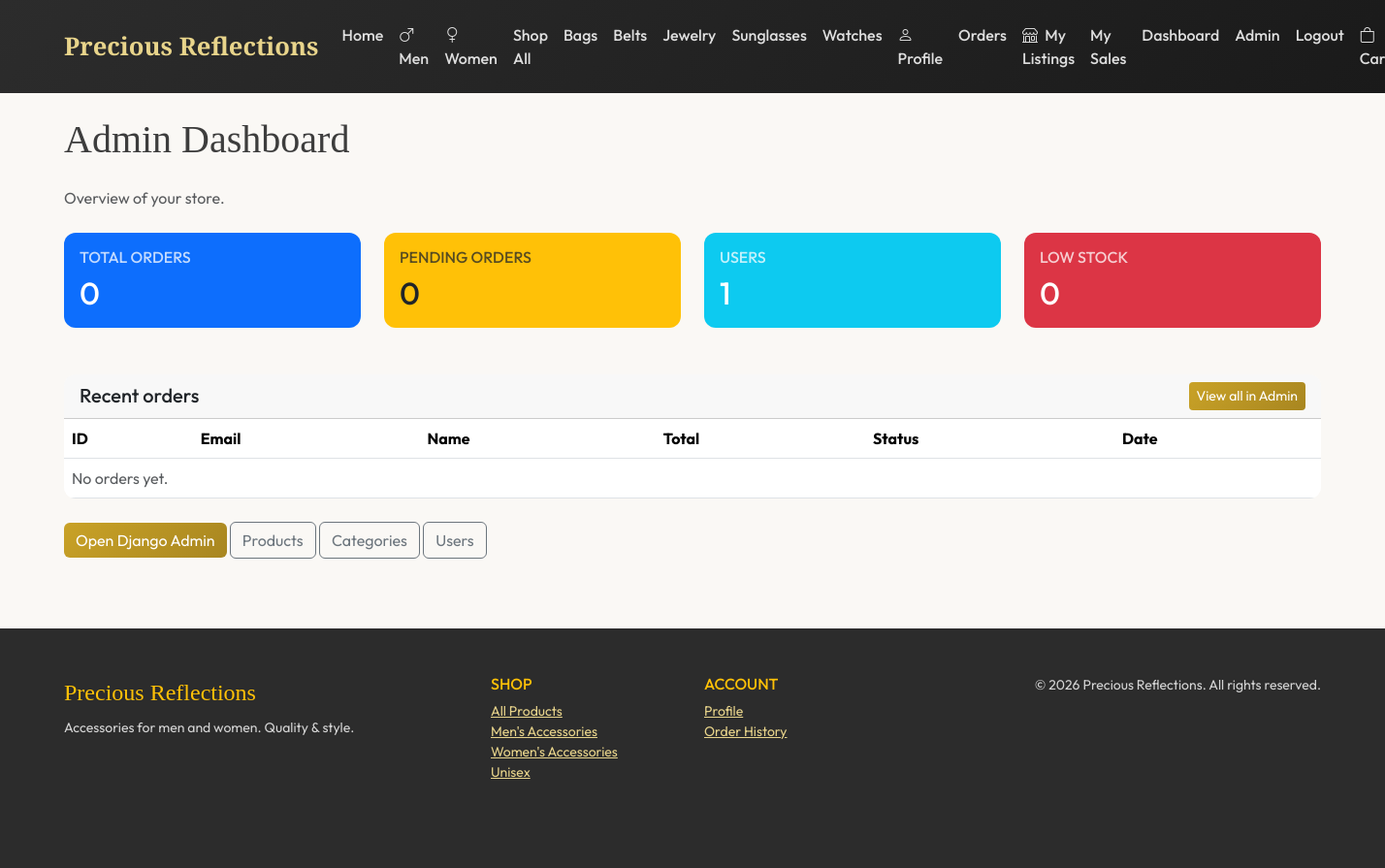
The app's page /admin-dashboard/ (signed in), older data.
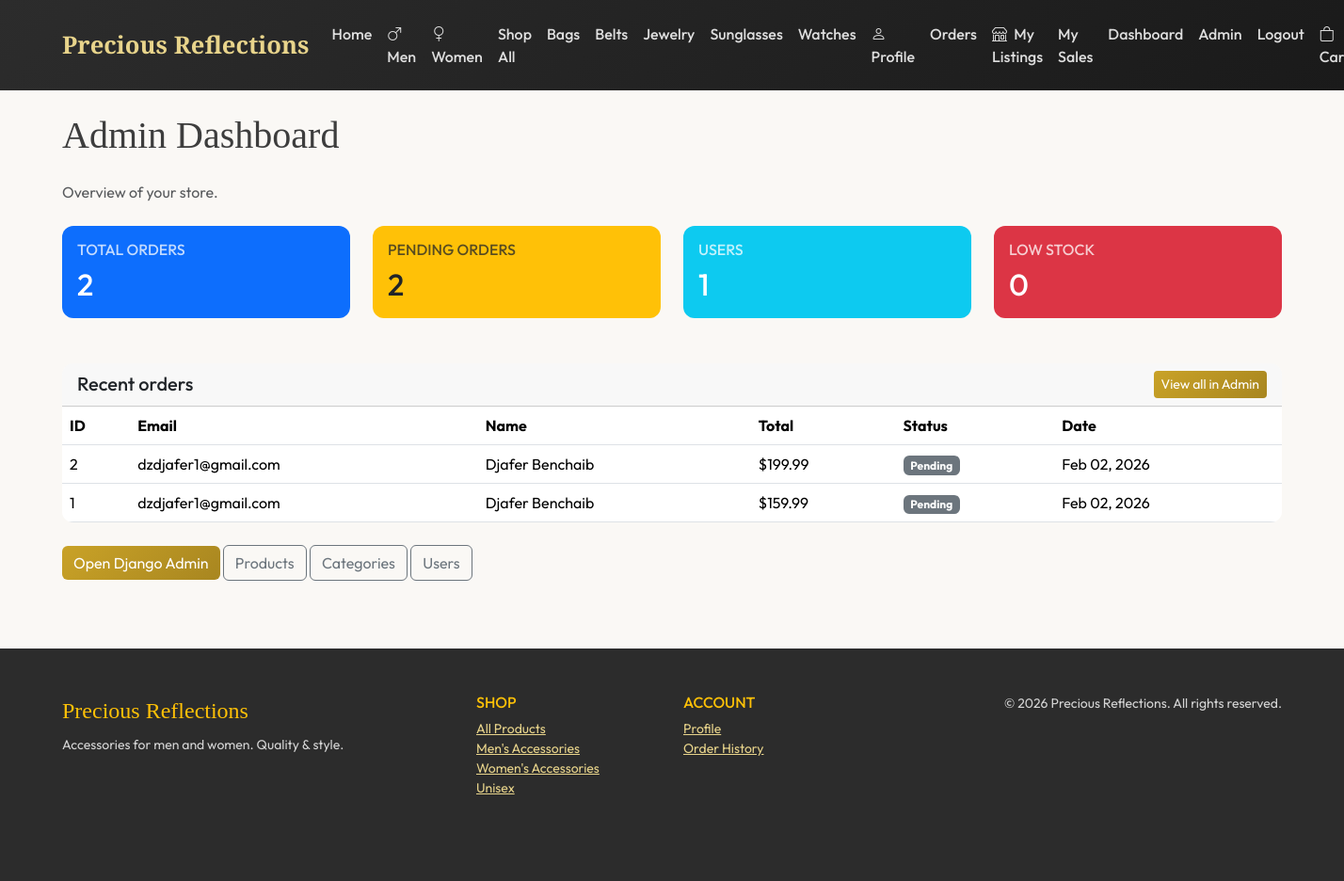
The same page, newer data.
### store/models.py (models this page shows, shortened)
class Category(models.Model):
    name = models.CharField(max_length=100)
    slug = models.SlugField(unique=True, max_length=100)
    description = models.TextField(blank=True)
    image = models.ImageField(upload_to='categories/', blank=True, null=True)
    created_at = models.DateTimeField(auto_now_add=True)
    class Meta:
        verbose_name_plural = 'Categories'
        ordering = ['name']

class Order(models.Model):
    STATUS_CHOICES = [
        ('P', 'Pending'),
        ('C', 'Confirmed'),
        ('S', 'Shipped'),
        ('D', 'Delivered'),
        ('X', 'Cancelled'),
    ]
    user = models.ForeignKey(settings.AUTH_USER_MODEL, on_delete=models.CASCADE, related_name='orders', null=True, blank=True)
    email = models.EmailField()
    first_name = models.CharField(max_length=100)
    last_name = models.CharField(max_length=100)
    address = models.CharField(max_length=255)
    city = models.CharField(max_length=100)
    postal_code = models.CharField(max_length=20)
    country = models.CharField(max_length=100)
    phone = models.CharField(max_length=30, blank=True)
    status = models.CharField(max_length=1, choices=STATUS_CHOICES, default='P')
    total = models.DecimalField(max_digits=10, decimal_places=2, default=0)
    created_at = models.DateTimeField(auto_now_add=True)
    updated_at = models.DateTimeField(auto_now=True)
    class Meta:
        ordering = ['-created_at']

### store/views.py (the view)
# urls.py: path('admin-dashboard/', views.admin_dashboard, name='admin_dashboard'),
@staff_member_required
def admin_dashboard(request):
    from django.contrib.auth import get_user_model
    User = get_user_model()
    total_orders = Order.objects.count()
    pending_orders = Order.objects.filter(status='P').count()
    total_users = User.objects.filter(is_staff=False).count()
    low_stock_products = Product.objects.filter(stock__lte=5, stock__gt=0).count()
    out_of_stock = Product.objects.filter(stock=0).count()
    recent_orders = Order.objects.all()[:10]
    return render(request, 'store/admin/dashboard.html', {
        'total_orders': total_orders,
        'pending_orders': pending_orders,
        'total_users': total_users,
        'low_stock_products': low_stock_products,
        'out_of_stock': out_of_stock,
        'recent_orders': recent_orders,
    })

### store/context_processors.py (called while the page is built)
def cart_count(request):
    count = 0
    if request.session.get('cart'):
        for item in request.session['cart'].values():
            count += item.get('quantity', 0)
    return {'cart_count': count}

def categories_nav(request):
    from .models import Category
    categories = Category.objects.all()[:10]
    return {'nav_categories': categories}

### templates/store/admin/dashboard.html (shortened to what this page needs)
{% extends 'base.html' %}
{% load static %}
{% block content %}
<div class="container">
  <h1 class="font-serif mb-4">Admin Dashboard</h1>
  <p class="text-muted mb-4">Overview of your store.</p>
  <div class="row g-4 mb-5">
    <div class="col-md-3">
      <div class="card border-0 bg-primary text-white">
        <div class="card-body">
          <h6 class="text-uppercase opacity-75">Total Orders</h6>
          <h2 class="mb-0">{{ total_orders }}</h2>
        </div>
      </div>
    </div>
    <div class="col-md-3">
      <div class="card border-0 bg-warning text-dark">
        <div class="card-body">
          <h6 class="text-uppercase opacity-75">Pending Orders</h6>
          <h2 class="mb-0">{{ pending_orders }}</h2>
        </div>
      </div>
    </div>
    <div class="col-md-3">
      <div class="card border-0 bg-info text-white">
        <div class="card-body">
          <h6 class="text-uppercase opacity-75">Users</h6>
          <h2 class="mb-0">{{ total_users }}</h2>
        </div>
      </div>
    </div>
    <div class="col-md-3">
      <div class="card border-0 bg-danger text-white">
        <div class="card-body">
          <h6 class="text-uppercase opacity-75">Low Stock</h6>
          <h2 class="mb-0">{{ low_stock_products }}</h2>
        </div>
      </div>
    </div>
  </div>
  <div class="row">
    <div class="col-12">
      <div class="card">
        <div class="card-header d-flex justify-content-between align-items-center">
          <h5 class="mb-0">Recent orders</h5>
          <a href="{% url 'admin:store_order_changelist' %}" class="btn btn-gold btn-sm">View all in Admin</a>
        </div>
        <div class="card-body p-0">
          <div class="table-responsive">
            <table class="table table-hover mb-0">
              <thead>
                <tr>
                  <th>ID</th>
                  <th>Email</th>
                  <th>Name</th>
                  <th>Total</th>
                  <th>Status</th>
                  <th>Date</th>
                </tr>
              </thead>
              <tbody>
                {% for order in recent_orders %}
                <tr>
                  <td>{{ order.id }}</td>
                  <td>{{ order.email }}</td>
                  <td>{{ order.first_name }} {{ order.last_name }}</td>
                  <td>${{ order.total }}</td>
                  <td><span class="badge bg-secondary">{{ order.get_status_display }}</span></td>
                  <td>{{ order.created_at|date:"M d, Y" }}</td>
                </tr>
                {% empty %}
                <tr><td colspan="6" class="text-muted">No orders yet.</td></tr>
                {% endfor %}
              </tbody>
            </table>
          </div>
        </div>
      </div>
    </div>
  </div>
  <div class="mt-4">
    <a href="{% url 'admin:index' %}" class="btn btn-gold">Open Django Admin</a>
    <a href="{% url 'admin:store_product_changelist' %}" class="btn btn-outline-secondary">Products</a>
    <a href="{% url 'admin:store_category_changelist' %}" class="btn btn-outline-secondary">Categories</a>
    <a href="{% url 'admin:auth_user_changelist' %}" class="btn btn-outline-secondary">Users</a>
  </div>
</div>
{% endblock %}

### templates/base.html (shortened to what the changed rows need)
{% load static %}
<!DOCTYPE html>
<html lang="en">
<head>
  <link href="https://cdn.jsdelivr.net/npm/bootstrap@5.3.2/dist/css/bootstrap.min.css" rel="stylesheet">
  <link rel="stylesheet" href="https://cdn.jsdelivr.net/npm/bootstrap-icons@1.11.1/font/bootstrap-icons.css">
</head>
<body>
  <nav class="navbar navbar-expand-lg navbar-dark py-3">
    <div class="container">
      <div class="collapse navbar-collapse" id="nav">
        <ul class="navbar-nav me-auto">
          {% for cat in nav_categories %}
          <li class="nav-item"><a class="nav-link" href="{% url 'store:shop' %}?category={{ cat.slug }}">{{ cat.name }}</a></li>
          {% endfor %}
        </ul>
      </div>
    </div>
  </nav>
  <main class="py-4">
    {% block content %}{% endblock %}
  </main>
</body>
</html>

Row changes from the older to the newer data that the page shows:
added Order: id "2", email "dzdjafer1@gmail.com", first_name "Djafer", last_name "Benchaib", total "199.99", status "Pending", created_at "Feb 02, 2026"
added Order: id "1", email "dzdjafer1@gmail.com", first_name "Djafer", last_name "Benchaib", total "159.99", status "Pending", created_at "Feb 02, 2026"
Text that changed along with them:
{{ total_orders }}: "0" → "2"
{{ pending_orders }}: "0" → "2"
text no longer shown: "No orders yet."
